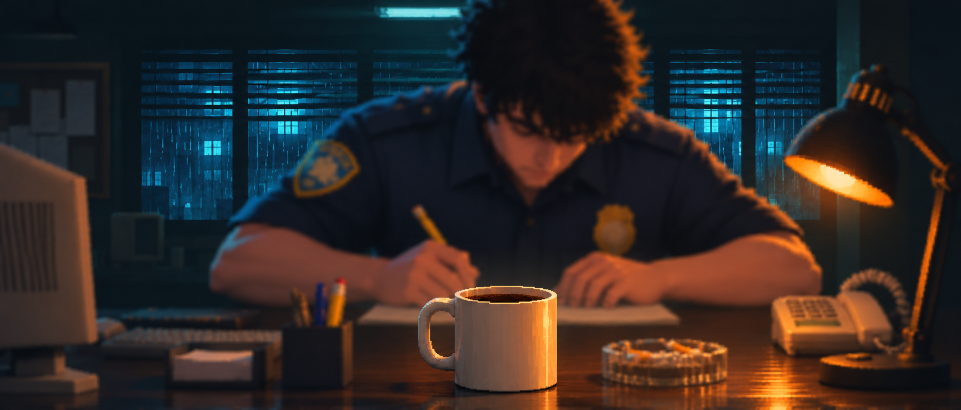
#> input picture art/sources/s00/cut_coffee_v5_a.png, 1921 x 819 px (shown at 1/2 size)
$ python -i pixelize.py   (imports and definitions only)
#> lines starting #> are read from the running program, lines starting #| are printed output that depends on the picture
#!/usr/bin/env python3
from __future__ import annotations

import argparse
import sys
from pathlib import Path

from PIL import Image

sys.path.insert(0, str(Path(__file__).resolve().parent))
from _common import is_background, load_palette, nearest_color


# [10 lines left out: function remove_background, not called in this run]


def harden_alpha(img: Image.Image, threshold: int = 128) -> Image.Image:
    r, g, b, a = img.split()
    a = a.point(lambda v: 255 if v >= threshold else 0)
    return Image.merge("RGBA", (r, g, b, a))


# [31 lines left out: functions fit_into_cell, quantize, not called in this run]


BAYER4 = [[0, 8, 2, 10], [12, 4, 14, 6], [3, 11, 1, 9], [15, 7, 13, 5]]


# [81 lines left out: functions grade, main, not called in this run]


# [2 lines not run here, left out]

>>> import cv2
>>> picture = cv2.imread('../art/sources/s00/cut_coffee_v5_a.png', cv2.IMREAD_GRAYSCALE)
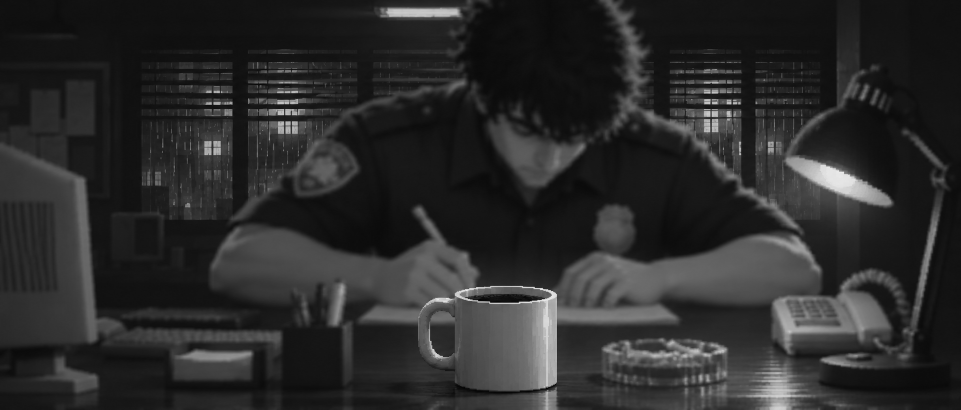
#> picture: shape (819, 1921) (shown at 1/2 size); min 0, max 246, mean 43.3
>>> result = harden_alpha(picture)
#> (the run stopped early here; a loop or call above may not have finished)
